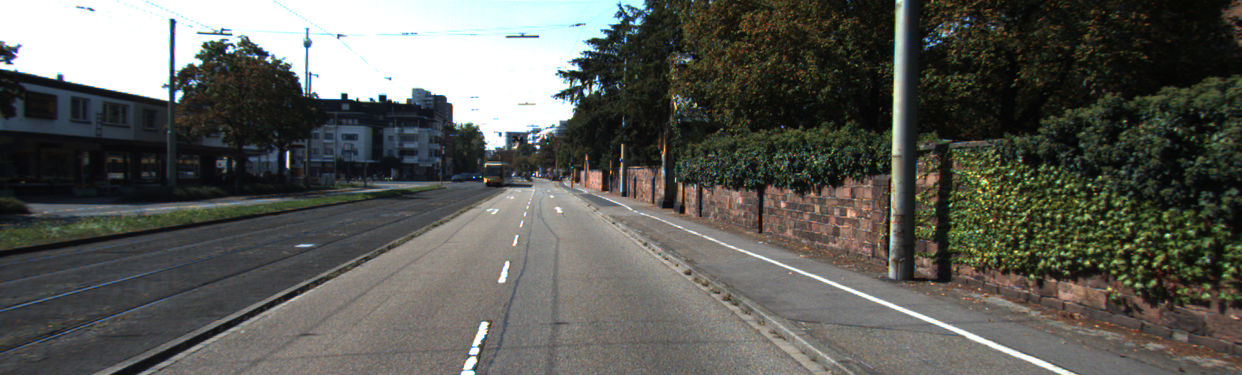
#> input picture camera.png, 1242 x 375 px
$ python lane_detection.py
#> lines starting #> are read from the running program, lines starting #| are printed output that depends on the picture; after the words box and inside, x2 and y2 are one past the last pixel; in counts of white or black regions, pixels touching at a corner belong together
############################################################
# Author : jinhanlee
# Date   : 2025-09-19
############################################################

import cv2
import numpy as np

def lane_detection():
    file_name = "./camera.png"
    img = cv2.imread(file_name)
#> img is the input picture: shape (375, 1242, 3); mean B, G, R 86.4, 91.8, 91
    if img is None:
        print("이미지 파일을 찾을 수 없습니다. 경로를 확인하세요.")
        return

    # 원본 이미지 출력
    cv2.imshow("Original", img)

    # BEV transform
    src_list = np.float32([
        [488, 192], [580, 192], [142, 373], [820, 373]
    ])
    dst_list = np.float32([
        [0, 0], [480, 0], [0, 480], [480, 480]
    ])
    M = cv2.getPerspectiveTransform(src_list, dst_list)
    bev = cv2.warpPerspective(img, M, (480, 480), flags=cv2.INTER_LINEAR)
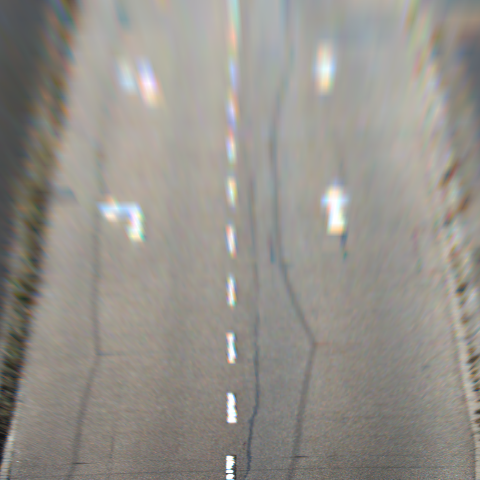
#> bev: shape (480, 480, 3); mean B, G, R 139.5, 145.7, 149.1
    cv2.imshow("BEV", bev)

    # ================= Canny Edge Detection =================
    gray_bev = cv2.cvtColor(bev, cv2.COLOR_BGR2GRAY)
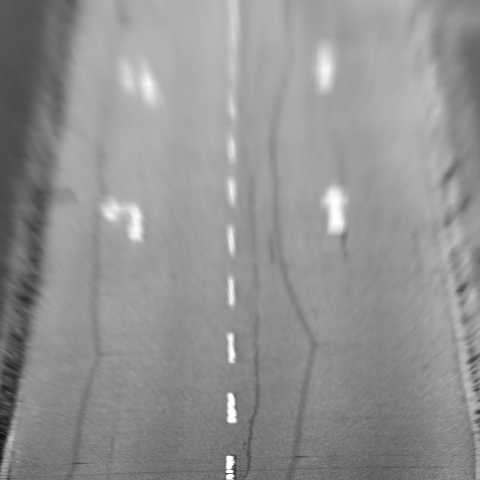
#> gray_bev: shape (480, 480); min 18, max 255, mean 146

    blurred_bev = cv2.GaussianBlur(gray_bev, (5, 5), 0)
    edges = cv2.Canny(blurred_bev, 50, 150)
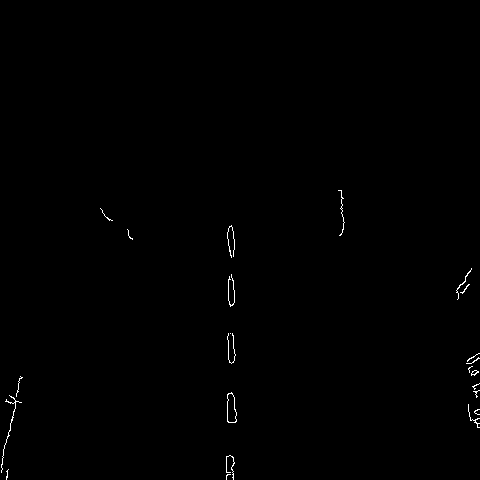
#> edges: shape (480, 480); 0.35% white in thin lines or dots, all inside (x1, y1, x2, y2) = (1, 190, 480, 480)
    cv2.imshow('Edges (BEV)', edges)

    # ================= Hough Transform =================
    lines = cv2.HoughLines(edges, 1, np.pi/180, 150)
#> lines = None
    edges_hough = cv2.cvtColor(edges, cv2.COLOR_GRAY2BGR)
    if lines is not None:
        for rho, theta in lines[:,0]:
            a, b = np.cos(theta), np.sin(theta)
            x0, y0 = a*rho, b*rho
            x1 = int(x0 + 1000*(-b))
            y1 = int(y0 + 1000*(a))
            x2 = int(x0 - 1000*(-b))
            y2 = int(y0 - 1000*(a))
            cv2.line(edges_hough, (x1, y1), (x2, y2), (0, 0, 255), 2)

    linesP = cv2.HoughLinesP(edges, 1, np.pi/180, threshold=25, minLineLength=20, maxLineGap=60)
#> linesP = [[226, 479, 230, 226], [233, 479, 233, 231], [1, 471, 21, 377], [234, 463, 234, 239], [227, 232, 231, 469], [473, 356, 478, 427], [232, 477, 232, 227], [1, 464, 19, 378]]
    if linesP is not None:
        for x1, y1, x2, y2 in linesP[:,0]:
            cv2.line(edges_hough, (x1, y1), (x2, y2), (0, 0, 255), 2)
#> this loop made 8 passes
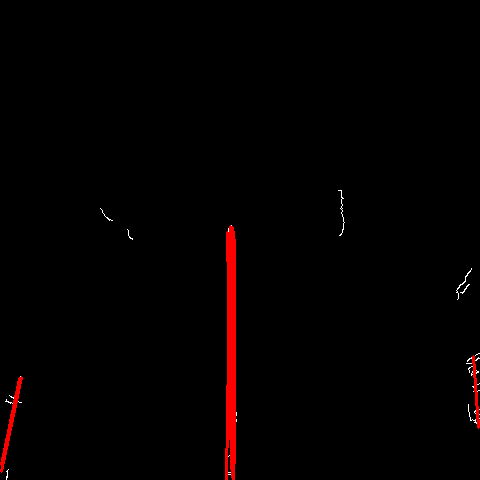
#> edges_hough: shape (480, 480, 3); mean B, G, R 0.3, 0.3, 3.6

    cv2.imshow('Detected Lanes', edges_hough)

    cv2.waitKey(0)
    cv2.destroyAllWindows()

lane_detection()
